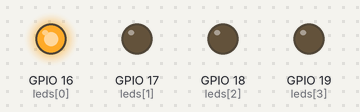
Simulated run of this program. Board: ESP32 board running MicroPython. Parts: output pins drawn as LEDs (lit = HIGH).

Above: at 0.15 s.
At 1.05 s:
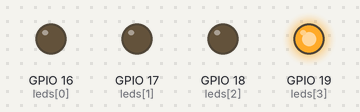
At 1.35 s:
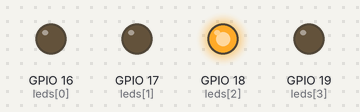
At 3.45 s:
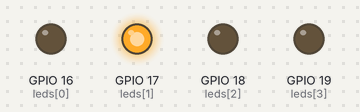
Timing chart, 0 to 4.1 s (numbered marks = the images above):
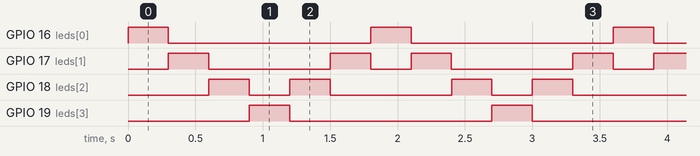

The program:

lab1_3.py
```python
from machine import Pin
import time

pins = [16, 17, 18, 19]
leds = [Pin(p, Pin.OUT) for p in pins]

def led_run(led, delay):
    led.on()
    time.sleep_ms(delay)
    led.off()
    time.sleep_ms

while True:
    for i in range(len(leds)):
        led_run(leds[i], 300)

    for i in range(len(leds) -2, 0, -1):
        led_run(leds[i], 300)

                   
```

Measured:
- by itself, GPIO 16 (leds[0]), GPIO 19 (leds[3]): alternates HIGH for 0.30 s and LOW for 1.5 s
- by itself, GPIO 17 (leds[1]): repeats every 1.8 s: LOW 0.90 s, HIGH 0.30 s, LOW 0.30 s, HIGH 0.30 s
- by itself, GPIO 18 (leds[2]): repeats every 1.8 s: LOW 0.30 s, HIGH 0.30 s, LOW 0.90 s, HIGH 0.30 s
